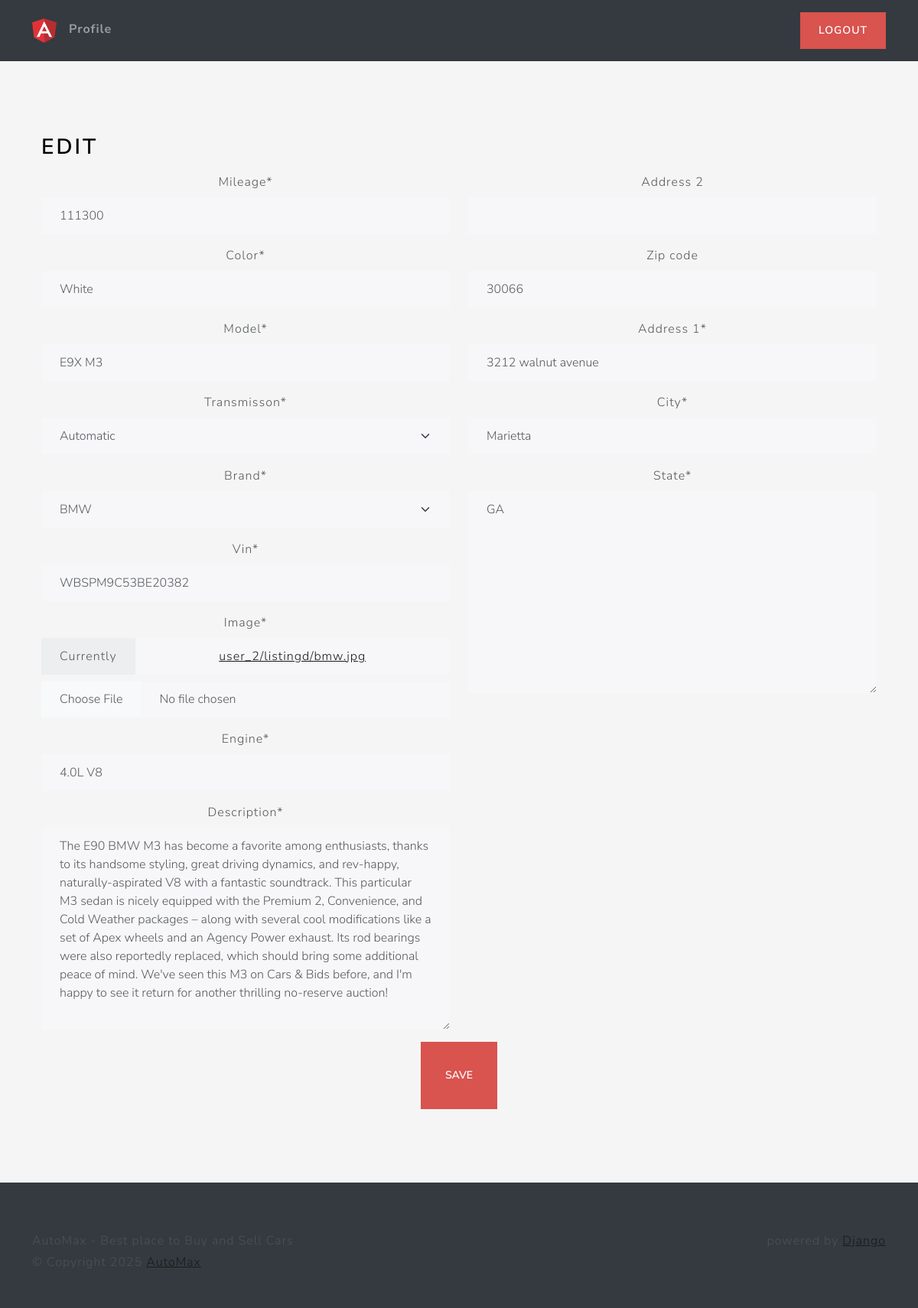
The app's page /listing/329682b7-a313-4d62-b642-c0caf68b52ba/edit/ (signed in) with its own data.
### main/models.py (models this page shows, shortened)
class Listing(models.Model):
    id = models.UUIDField(
        primary_key=True, default=uuid.uuid4, unique=True, editable=False)
    created_at = models.DateTimeField(auto_now=True)
    updated_at = models.DateTimeField(auto_now=True)
    seller = models.ForeignKey(Profile, on_delete=models.CASCADE)
    brand = models.CharField(max_length=24, choices=CARS_BRANDS, default=None)
    model = models.CharField(max_length=64,)
    vin = models.CharField(max_length=17,)
    mileage = models.IntegerField(default=0)
    color = models.CharField(max_length=24,)
    description = models.TextField()
    engine = models.CharField(max_length=24,)
    transmisson = models.CharField(
        max_length=24, choices=TRANSMISSION_OPTIONS, default=None)
    location = models.OneToOneField(
        Location, on_delete=models.SET_NULL, null=True)
    image = models.ImageField(upload_to=user_listing_path)

### users/models.py (models this page shows, shortened)
class Location(models.Model):
    address_1=models.CharField(max_length=128, blank=True)
    address_2=models.CharField(max_length=128,blank=True)
    city=models.CharField(max_length=64)
    state = USStateField(default='NY')
    zip_code = USZipCodeField(blank=True)

### main/views.py (the view)
# urls.py: path('listing/<str:id>/edit/', edit_view, name='edit'),
@login_required
def edit_view(request, id):
    try:
        listing = Listing.objects.get(id=id)
        if listing is None:
            raise Exception
        if request.method == 'POST':
            listing_form = ListingForm(
                request.POST, request.FILES, instance=listing)
            location_form = LocationForm(
                request.POST, instance=listing.location)
            if listing_form.is_valid and location_form.is_valid:
                listing_form.save()
                location_form.save()
                messages.info(request, f'Listing {id} updated successfully!')
                return redirect('home')
            else:
                messages.error(
                    request, f'An error occured while trying to edit the listing.')
                return reload()
        else:
            listing_form = ListingForm(instance=listing)
            location_form = LocationForm(instance=listing.location)
        context = {
            'location_form': location_form,
            'listing_form': listing_form
        }
        return render(request, 'views/edit.html', context)
    except Exception as e:
        messages.error(
            request, f'An error occured while trying to access the edit page.')
        return redirect('home')

### users/forms.py
class LocationForm(forms.ModelForm):
    address_1 = forms.CharField(required=True)
    zip_code = USZipCodeField(required=True)
    class Meta:
        model = Location
        fields = {'address_1', 'address_2', 'city', 'state', 'zip_code'}

### main/forms.py
class ListingForm(forms.ModelForm):
    image = forms.ImageField()
    class Meta:
        model = Listing
        fields = {'brand', 'model', 'vin', 'mileage',
                  'color', 'description','image', 'engine', 'transmisson'}

### main/templates/views/edit.html (shortened to what this page needs)
{% extends 'base/base.html' %}
{% load static %}
{% load crispy_forms_tags %}
{% block 'body' %}
<div class="container-fluid text-center py-5">
    <div class="container px-4 py-5">
        <div class="row g-4">
            <div class="col d-flex align-items-start">
                <div>
                    <h2 class="mb-3 border-bottom" style="color: black">Edit</h2>
                </div>
            </div>
        </div>
        <form action="" method="post" enctype="multipart/form-data">
            <div class="row">
                <div class="col-6">
                    {{ listing_form|crispy }}
                </div>
                <div class="col-6">
                    {{ location_form|crispy }}
                </div>
            </div>
            <button class="btn btn-lg btn-danger" type="submit">Save</button>
        </form>
    </div>
</div>
{% endblock %}

### main/static/css/style.css (style rules this page uses)
html, body { height: 100%; }
body { align-items: center; padding-bottom: 40px; background-color: #f5f5f5; }
.h2, h2 { color: white; }

### records on screen
Listing: mileage "111300", color "White", model "E9X M3", transmisson "Automatic", brand "BMW", vin "WBSPM9C53BE20382", engine "4.0L V8", description "The E90 BMW M3 has become a favorite among enthusiasts, thanks to its handsome styling, great driving dynamics, and rev-happy, naturally-aspirated V8 with a fantastic soundtrack. This particular M3 sedan is nicely equipped with the Premium 2, Convenience, and Cold Weather packages – along with several cool modifications like a set of Apex wheels and an Agency Power exhaust. Its rod bearings were also reportedly replaced, which should bring some additional peace of mind. We've seen this M3 on Cars & Bids before, and I'm happy to see it return for another thrilling no-reserve auction!"
Location: zip_code "30066", address_1 "3212 walnut avenue", city "Marietta", state "GA"
